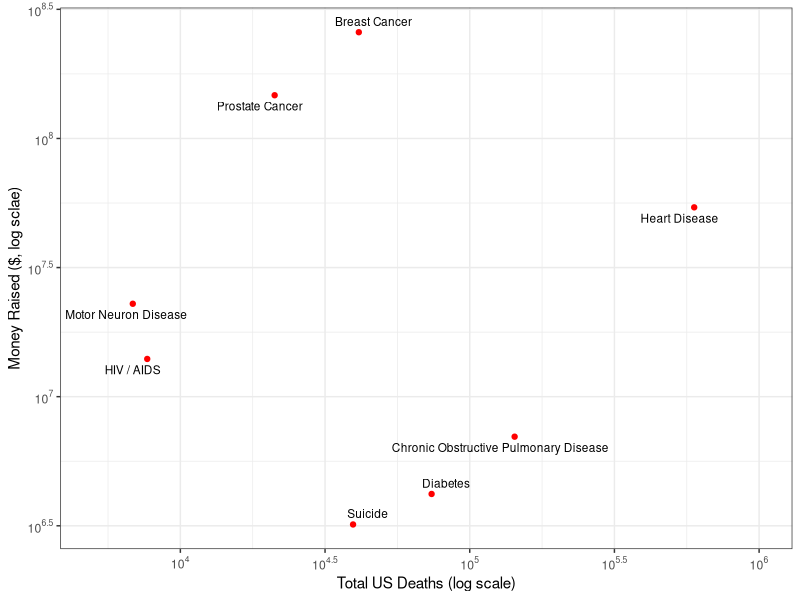

The R script that drew this image:
library(tidyverse)

dat <- read_csv('../data/diseases-donations.csv')

dat <- dat %>% 
  rename(money = `Money Raised for Cause`) %>% 
  rename(deaths = `Deaths from Disease`)

dat %>% 
  ggplot(aes(x=deaths, y=money)) +
  geom_point(color='red') + 
  ggrepel::geom_text_repel(aes(label=Disease), size=3)+
  xlab('Total US Deaths (log scale)')+
  ylab('Money Raised ($, log sclae)')+
  scale_x_log10(
    breaks = scales::trans_breaks("log10", function(x) 10^x),
    labels = scales::trans_format("log10", scales::math_format(10^.x))
  ) +
  scale_y_log10(
    breaks = scales::trans_breaks("log10", function(x) 10^x),
    labels = scales::trans_format("log10", scales::math_format(10^.x))
  ) +
  coord_cartesian(xlim=c(10^3.7, 10^6))+
  theme_bw()
